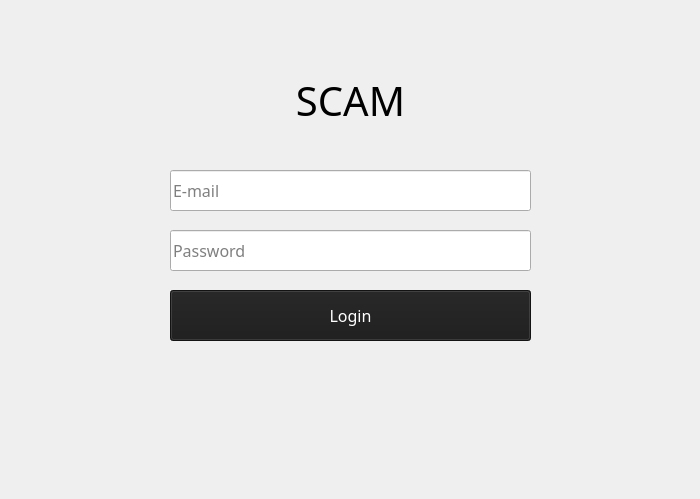
<?xml version="1.0" encoding="UTF-8"?>
<ui version="4.0">
 <class>login</class>
 <widget class="QMainWindow" name="login">
  <property name="enabled">
   <bool>true</bool>
  </property>
  <property name="geometry">
   <rect>
    <x>0</x>
    <y>0</y>
    <width>700</width>
    <height>499</height>
   </rect>
  </property>
  <property name="font">
   <font>
    <family>Montserrat</family>
    <pointsize>12</pointsize>
   </font>
  </property>
  <property name="cursor">
   <cursorShape>ArrowCursor</cursorShape>
  </property>
  <property name="windowTitle">
   <string>Login</string>
  </property>
  <property name="windowIcon">
   <iconset>
    <normaloff>icon.ico</normaloff>icon.ico</iconset>
  </property>
  <widget class="QWidget" name="centralwidget">
   <widget class="QPushButton" name="login_button">
    <property name="geometry">
     <rect>
      <x>170</x>
      <y>290</y>
      <width>361</width>
      <height>51</height>
     </rect>
    </property>
    <property name="font">
     <font>
      <family>Montserrat</family>
      <pointsize>12</pointsize>
      <weight>50</weight>
      <italic>false</italic>
      <bold>false</bold>
     </font>
    </property>
    <property name="styleSheet">
     <string notr="true">font: 12pt &quot;Montserrat&quot;;
color: rgb(255, 255, 255);
background-color: rgb(27, 27, 27);
</string>
    </property>
    <property name="text">
     <string>Login</string>
    </property>
    <property name="checkable">
     <bool>false</bool>
    </property>
    <property name="autoDefault">
     <bool>false</bool>
    </property>
    <property name="flat">
     <bool>false</bool>
    </property>
   </widget>
   <widget class="QLabel" name="scam_name">
    <property name="geometry">
     <rect>
      <x>270</x>
      <y>70</y>
      <width>161</width>
      <height>61</height>
     </rect>
    </property>
    <property name="font">
     <font>
      <family>Montserrat</family>
      <pointsize>30</pointsize>
      <weight>50</weight>
      <italic>false</italic>
      <bold>false</bold>
      <underline>false</underline>
      <strikeout>false</strikeout>
      <kerning>true</kerning>
     </font>
    </property>
    <property name="text">
     <string>&lt;html&gt;&lt;head/&gt;&lt;body&gt;&lt;p align=&quot;center&quot;&gt;SCAM&lt;/p&gt;&lt;/body&gt;&lt;/html&gt;</string>
    </property>
   </widget>
   <widget class="QLineEdit" name="email_edit">
    <property name="geometry">
     <rect>
      <x>170</x>
      <y>170</y>
      <width>361</width>
      <height>41</height>
     </rect>
    </property>
    <property name="font">
     <font>
      <family>Montserrat</family>
      <pointsize>12</pointsize>
     </font>
    </property>
    <property name="placeholderText">
     <string>E-mail</string>
    </property>
   </widget>
   <widget class="QLineEdit" name="password_edit">
    <property name="geometry">
     <rect>
      <x>170</x>
      <y>230</y>
      <width>361</width>
      <height>41</height>
     </rect>
    </property>
    <property name="font">
     <font>
      <family>Montserrat</family>
      <pointsize>12</pointsize>
     </font>
    </property>
    <property name="placeholderText">
     <string>Password</string>
    </property>
   </widget>
  </widget>
 </widget>
 <resources/>
 <connections/>
</ui>
